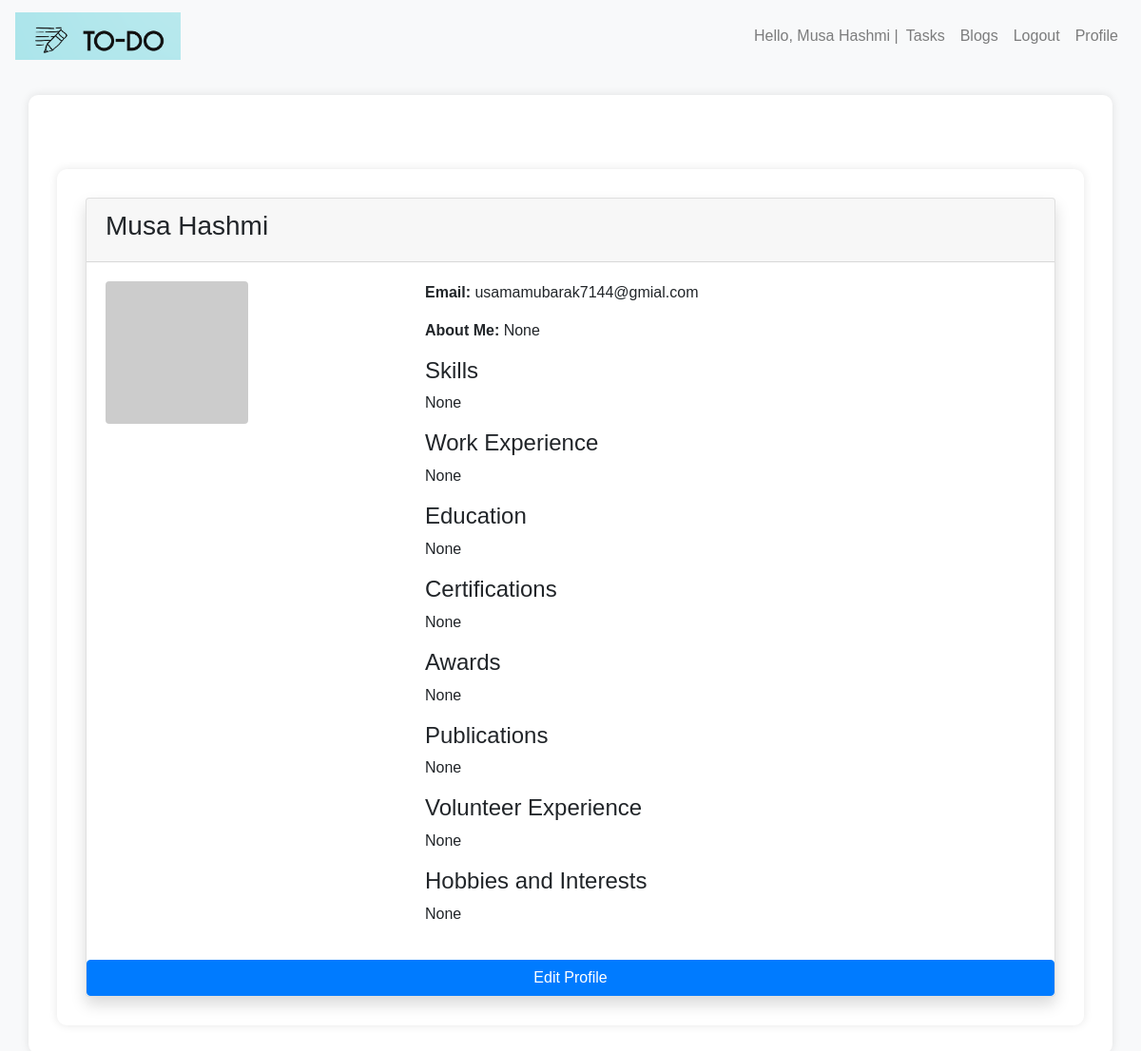
The page /profile/ (signed in) on the database as committed earlier.
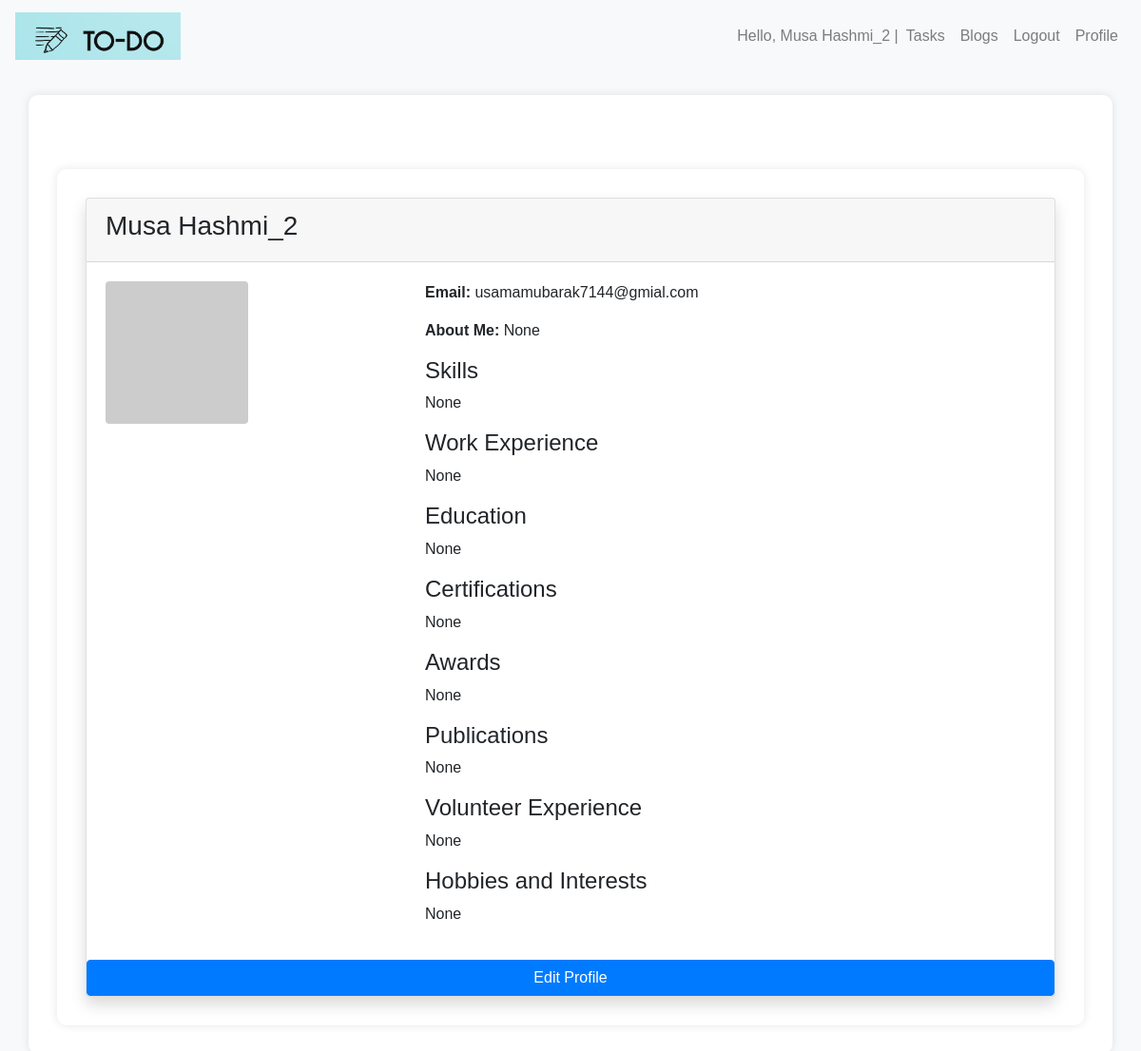
The same page on the database as committed later.
### todoapp/models.py (models this page shows, shortened)
class CustomUser(AbstractBaseUser, PermissionsMixin):
    email = models.EmailField(unique=True)
    first_name = models.CharField(max_length=30)
    last_name = models.CharField(max_length=30)
    is_active = models.BooleanField(default=True)
    is_staff = models.BooleanField(default=False)
    about_me = models.TextField(blank=True, null=True)
    profile_picture = models.ImageField(upload_to='profile_pictures/', blank=True, null=True)
    skills = models.TextField(blank=True, null=True)
    work_experience = models.TextField(blank=True, null=True)
    education = models.TextField(blank=True, null=True)
    certifications = models.TextField(blank=True, null=True)
    awards = models.TextField(blank=True, null=True)
    publications = models.TextField(blank=True, null=True)
    volunteer_experience = models.TextField(blank=True, null=True)
    hobbies_and_interests = models.TextField(blank=True, null=True)
    objects = CustomUserManager()
    USERNAME_FIELD = 'email'
    REQUIRED_FIELDS = ['first_name', 'last_name']

### todoapp/views.py (the view)
# urls.py: path('profile/', views.profile, name='profile'),
def profile(request):
    if request.method == 'POST':
        form = ProfileForm(request.POST, instance=request.user)
        if form.is_valid():
            form.save()
            return redirect('blog_list')
    else:
        form = ProfileForm(instance=request.user)
    return render(request, 'profile.html', {'form': form})

### todoapp/Templates/profile.html (shortened to what this page needs)
{% extends "base.html" %}
    {% block content %}
    <div class="container mt-5">
        <div class="card shadow">
            <div class="card-header">
                <h3>{{ user.first_name }} {{ user.last_name }}</h3>
            </div>
            <div class="card-body">
                <div class="row">
                    <div class="col-md-4">
                        {% if user.profile_picture %}
                            <img src="{{ user.profile_picture.url }}" class="img-fluid rounded" alt="Profile Picture">
                        {% else %}
                            <img src="https://via.placeholder.com/150" class="img-fluid rounded" alt="Profile Picture">
                        {% endif %}
                    </div>
                    <div class="col-md-8">
                        <p><strong>Email:</strong> {{ user.email }}</p>
                        <p><strong>About Me:</strong> {{ user.about_me }}</p>
                <div class="profile-section">
                    <h4>Skills</h4>
                    <p>{{ user.skills }}</p>
                </div>
                <div class="profile-section">
                    <h4>Work Experience</h4>
                    <p>{{ user.work_experience }}</p>
                </div>
                <div class="profile-section">
                    <h4>Education</h4>
                    <p>{{ user.education }}</p>
                </div>
                <div class="profile-section">
                    <h4>Certifications</h4>
                    <p>{{ user.certifications }}</p>
                </div>
                <div class="profile-section">
                    <h4>Awards</h4>
                    <p>{{ user.awards }}</p>
                </div>
                <div class="profile-section">
                    <h4>Publications</h4>
                    <p>{{ user.publications }}</p>
                </div>
                <div class="profile-section">
                    <h4>Volunteer Experience</h4>
                    <p>{{ user.volunteer_experience }}</p>
                </div>
                <div class="profile-section">
                    <h4>Hobbies and Interests</h4>
                    <p>{{ user.hobbies_and_interests }}</p>
                </div>
            </div>
        </div>
    </div>
                        <a href="{% url 'edit_profile' %}" class="btn btn-primary">Edit Profile</a>
                    </div>
                </div>
            </div>
    {% endblock %}

### todoapp/Templates/base.html (shortened to what this page needs)
{% load static %}
<!DOCTYPE html>
<html lang="en">
<head>
    <link rel="stylesheet" href="https://stackpath.bootstrapcdn.com/bootstrap/4.5.2/css/bootstrap.min.css">
</head>
<body>
    <nav class="navbar navbar-expand-lg navbar-light bg-light">
        <a class="navbar-brand" href="{% url 'blog_list' %}">
            <img src="{% static 'img/head.png' %}" alt="Logo" style="max-height: 50px;">
        </a>
        <div class="collapse navbar-collapse" id="navbarNav">
            <ul class="navbar-nav ml-auto">
                {% if user.is_authenticated %}
                <li class="nav-item">
                    <span class="navbar-text">Hello, {{ user.first_name }} {{ user.last_name }} |</span>
                </li>
                <li class="nav-item">
                    <a class="nav-link" href="{% url 'task_list' %}">Tasks</a>
                </li>
                <li class="nav-item">
                    <a class="nav-link" href="{% url 'blog_list' %}">Blogs</a>
                </li>
                <li class="nav-item">
                    <a class="nav-link" href="{% url 'logout' %}">Logout</a>
                </li>
                <li class="nav-item">
                    <a class="nav-link" href="{% url 'profile' %}">Profile</a>
                </li>
                {% endif %}
            </ul>
        </div>
    </nav>
    <div class="container mt-4">
        {% block content %}
        {% endblock %}
</body>
</html>

### todoapp/Templates/base.html (style rules this page uses)
body { background-color: #f8f9fa; font-family: 'Arial', sans-serif; }
.container { background-color: #ffffff; border-radius: 10px; box-shadow: 0 0 10px rgba(0, 0, 0, 0.1); padding: 30px; margin-top: 50px; }
.btn-primary { background-color: #007bff; border-color: #007bff; transition: background-color 0.3s ease; }

Rows that differ between the two databases and show on the page:
changed CustomUser "Musa": last_name "Hashmi" → "Hashmi_2"
